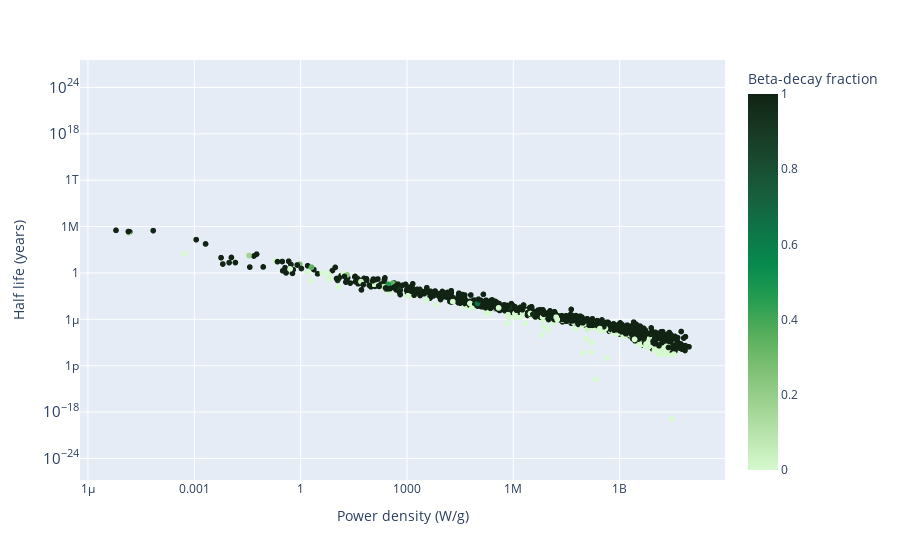

Notebook code cell kept with this figure:
### Markdown cell above
TODO: Add a metric for the health effects of each isotope

### Code cell
px.scatter(power_density_df, x = 'Power density (W/g)', y = 'Half life (years)', hover_name = 'Isotope',
             log_y = True, log_x = True,
             color = 'Beta-decay fraction', color_continuous_scale = 'algae')

### Figure 1 — Plotly figure (JSON) as saved in the notebook; plotly's stock layout.template omitted (floating-point values rounded to 4 significant figures; data arrays with more than 128 entries replaced by an {"elided": "..."} marker saying what was removed)
{"data": [{"hovertemplate": "<b>%{hovertext}</b><br><br>Power density (W/g)=%{x}<br>Half life (years)=%{y}<br>Beta-decay fraction=%{marker.color}<extra></extra>", "hovertext": {"elided": "3558 str values"}, "legendgroup": "", "marker": {"color": {"elided": "3558 float values"}, "coloraxis": "coloraxis", "symbol": "circle"}, "mode": "markers", "name": "", "showlegend": false, "type": "scattergl", "x": {"elided": "3558 mixed values"}, "xaxis": "x", "y": {"elided": "3558 mixed values"}, "yaxis": "y"}], "layout": {"coloraxis": {"colorbar": {"title": {"text": "Beta-decay fraction"}}, "colorscale": [[0, "rgb(214, 249, 207)"], [0.09091, "rgb(186, 228, 174)"], [0.1818, "rgb(156, 209, 143)"], [0.2727, "rgb(124, 191, 115)"], [0.3636, "rgb(85, 174, 91)"], [0.4545, "rgb(37, 157, 81)"], [0.5455, "rgb(7, 138, 78)"], [0.6364, "rgb(13, 117, 71)"], [0.7273, "rgb(23, 95, 61)"], [0.8182, "rgb(25, 75, 49)"], [0.9091, "rgb(23, 55, 35)"], [1, "rgb(17, 36, 20)"]]}, "legend": {"tracegroupgap": 0}, "margin": {"t": 60}, "xaxis": {"anchor": "y", "domain": [0, 1], "title": {"text": "Power density (W/g)"}, "type": "log"}, "yaxis": {"anchor": "x", "domain": [0, 1], "title": {"text": "Half life (years)"}, "type": "log"}}}
